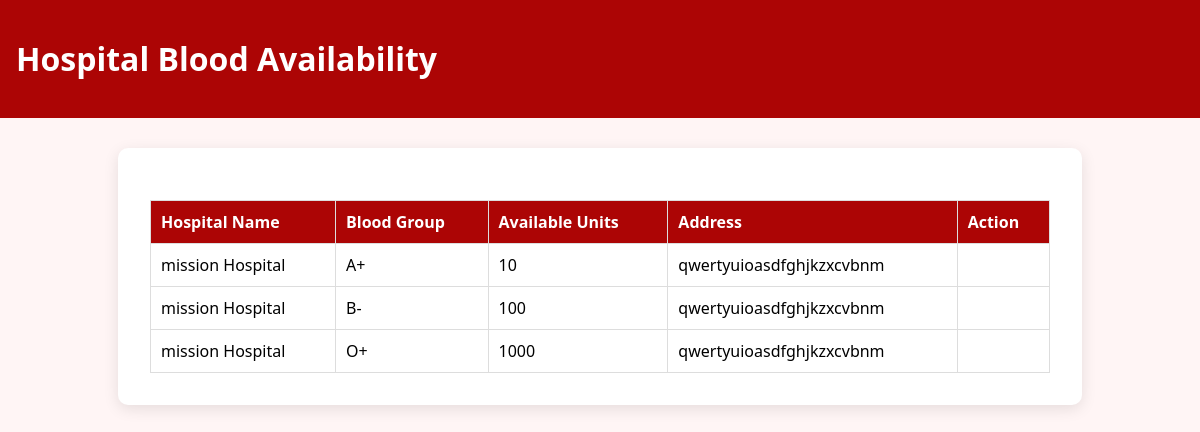
Screenshot of /patient/search-hospitals/ (signed in) with the database file from the repository.
### bloodmanager/models.py (models this page shows, shortened)
class BloodStock(models.Model):
    hospital = models.ForeignKey(Hospital, on_delete=models.CASCADE, null=True, blank=True)
    blood_group = models.CharField(max_length=3, choices=BLOOD_GROUP_CHOICES)
    units = models.PositiveIntegerField(default=0)

class Hospital(models.Model):
    user = models.OneToOneField(User, on_delete=models.CASCADE)
    name = models.CharField(max_length=255)
    email = models.EmailField(null=True, blank=True)
    phone = models.CharField(max_length=20)
    address = models.TextField(null=True, blank=True)  # <-- add this

### bloodmanager/views.py (the view)
# urls.py: path('patient/search-hospitals/', views.search_hospitals, name='search-hospitals'),
@login_required
def search_hospitals(request):
    hospitals_with_stock = BloodStock.objects.filter(units__gt=0, hospital__isnull=False).select_related('hospital').order_by('hospital__name', 'blood_group')
    return render(request, 'patient/search_hospitals.html', {
        'hospitals_with_stock': hospitals_with_stock
    })

### bloodmanager/templates/patient/search_hospitals.html (shortened to what this page needs)
<!DOCTYPE html>
<html lang="en">
<head>
</head>
<body>
<header>
    <h1>Hospital Blood Availability</h1>
</header>
<div class="container">
    {% if hospitals_with_stock %}
    <table>
        <tr>
            <th>Hospital Name</th>
            <th>Blood Group</th>
            <th>Available Units</th>
            <th>Address</th>
            <th>Action</th>
        </tr>
        {% for stock in hospitals_with_stock %}
        <tr>
            <td>{{ stock.hospital.name }}</td>
            <td>{{ stock.blood_group }}</td>
            <td>{{ stock.units }}</td>
            <td>{{ stock.hospital.address }}</td>
            <td>
            </td>
        </tr>
        {% endfor %}
    </table>
    {% else %}
    <p>No hospital has available blood at the moment.</p>
    {% endif %}
</div>
</body>
</html>

### bloodmanager/templates/patient/search_hospitals.html (style rules this page uses)
body { font-family: 'Segoe UI', sans-serif; background: #fff5f5; margin: 0; padding: 0; }
header { background: rgb(172, 5, 5); color: white; padding: 1rem; t ext-align: center; }
.container { max-width: 900px; background: white; margin: 30px auto; padding: 2rem; border-radius: 10px; box-shadow: 0 4px 15px rgba(0,0,0,0.1); }
table { width: 100%; border-collapse: collapse; margin-top: 20px; }
th, td { padding: 10px; border: 1px solid #ddd; text-align: left; }
th { background: rgb(172, 5, 5); color: white; }

### rows the page displays
BloodStock: hospital.name "mission Hospital", blood_group "A+", units "10", hospital.address "qwertyuioasdfghjkzxcvbnm"
BloodStock: hospital.name "mission Hospital", blood_group "B-", units "100", hospital.address "qwertyuioasdfghjkzxcvbnm"
BloodStock: hospital.name "mission Hospital", blood_group "O+", units "1000", hospital.address "qwertyuioasdfghjkzxcvbnm"
